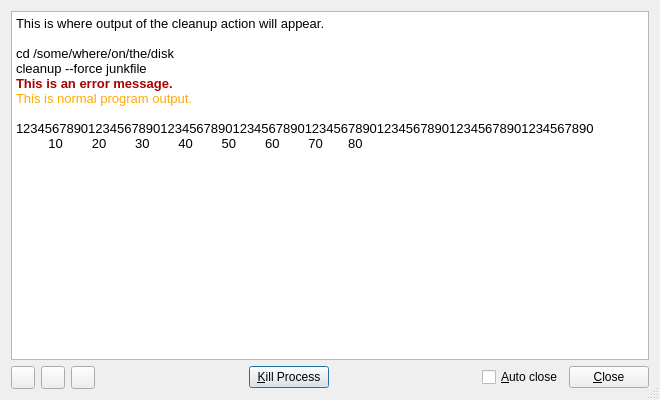
<?xml version="1.0" encoding="UTF-8"?>
<ui version="4.0">
 <class>OutputWindow</class>
 <widget class="QDialog" name="OutputWindow">
  <property name="geometry">
   <rect>
    <x>0</x>
    <y>0</y>
    <width>660</width>
    <height>400</height>
   </rect>
  </property>
  <property name="windowTitle">
   <string>Cleanup Output</string>
  </property>
  <property name="windowIcon">
   <iconset resource="icons.qrc">
    <normaloff>:/icons/terminal.png</normaloff>:/icons/terminal.png</iconset>
  </property>
  <property name="sizeGripEnabled">
   <bool>true</bool>
  </property>
  <layout class="QVBoxLayout" name="verticalLayout">
   <item>
    <widget class="QTextEdit" name="terminal">
     <property name="lineWrapMode">
      <enum>QTextEdit::NoWrap</enum>
     </property>
     <property name="html">
      <string>&lt;!DOCTYPE HTML PUBLIC &quot;-//W3C//DTD HTML 4.0//EN&quot; &quot;http://www.w3.org/TR/REC-html40/strict.dtd&quot;&gt;
&lt;html&gt;&lt;head&gt;&lt;meta name=&quot;qrichtext&quot; content=&quot;1&quot; /&gt;&lt;style type=&quot;text/css&quot;&gt;
p, li { white-space: pre-wrap; }
&lt;/style&gt;&lt;/head&gt;&lt;body style=&quot; font-family:'Sans'; font-size:10pt; font-weight:400; font-style:normal;&quot;&gt;
&lt;p style=&quot; margin-top:0px; margin-bottom:0px; margin-left:0px; margin-right:0px; -qt-block-indent:0; text-indent:0px;&quot;&gt;&lt;span style=&quot; font-family:'monospace';&quot;&gt;This is where output of the cleanup action will appear.&lt;/span&gt;&lt;/p&gt;
&lt;p style=&quot;-qt-paragraph-type:empty; margin-top:0px; margin-bottom:0px; margin-left:0px; margin-right:0px; -qt-block-indent:0; text-indent:0px; font-family:'monospace';&quot;&gt;&lt;br /&gt;&lt;/p&gt;
&lt;p style=&quot; margin-top:0px; margin-bottom:0px; margin-left:0px; margin-right:0px; -qt-block-indent:0; text-indent:0px;&quot;&gt;&lt;span style=&quot; font-family:'monospace';&quot;&gt;cd /some/where/on/the/disk&lt;/span&gt;&lt;/p&gt;
&lt;p style=&quot; margin-top:0px; margin-bottom:0px; margin-left:0px; margin-right:0px; -qt-block-indent:0; text-indent:0px;&quot;&gt;&lt;span style=&quot; font-family:'monospace';&quot;&gt;cleanup --force junkfile&lt;/span&gt;&lt;/p&gt;
&lt;p style=&quot; margin-top:0px; margin-bottom:0px; margin-left:0px; margin-right:0px; -qt-block-indent:0; text-indent:0px;&quot;&gt;&lt;span style=&quot; font-family:'monospace'; font-weight:600; color:#aa0000;&quot;&gt;This is an error message.&lt;/span&gt;&lt;/p&gt;
&lt;p style=&quot; margin-top:0px; margin-bottom:0px; margin-left:0px; margin-right:0px; -qt-block-indent:0; text-indent:0px;&quot;&gt;&lt;span style=&quot; font-family:'monospace'; color:#ffaa00;&quot;&gt;This is normal program output.&lt;/span&gt;&lt;/p&gt;
&lt;p style=&quot;-qt-paragraph-type:empty; margin-top:0px; margin-bottom:0px; margin-left:0px; margin-right:0px; -qt-block-indent:0; text-indent:0px; font-family:'monospace';&quot;&gt;&lt;br /&gt;&lt;/p&gt;
&lt;p style=&quot; margin-top:0px; margin-bottom:0px; margin-left:0px; margin-right:0px; -qt-block-indent:0; text-indent:0px;&quot;&gt;&lt;span style=&quot; font-family:'monospace';&quot;&gt;12345678901234567890123456789012345678901234567890123456789012345678901234567890&lt;/span&gt;&lt;/p&gt;
&lt;p style=&quot; margin-top:0px; margin-bottom:0px; margin-left:0px; margin-right:0px; -qt-block-indent:0; text-indent:0px;&quot;&gt;&lt;span style=&quot; font-family:'monospace';&quot;&gt;         10        20        30        40        50        60        70       80&lt;/span&gt;&lt;/p&gt;&lt;/body&gt;&lt;/html&gt;</string>
     </property>
     <property name="textInteractionFlags">
      <set>Qt::LinksAccessibleByMouse|Qt::TextSelectableByKeyboard|Qt::TextSelectableByMouse</set>
     </property>
    </widget>
   </item>
   <item>
    <layout class="QHBoxLayout" name="horizontalLayout">
     <item>
      <widget class="QToolButton" name="zoomInButton">
       <property name="icon">
        <iconset resource="icons.qrc">
         <normaloff>:/icons/magnifier-zoom-in.png</normaloff>:/icons/magnifier-zoom-in.png</iconset>
       </property>
      </widget>
     </item>
     <item>
      <widget class="QToolButton" name="zoomOutButton">
       <property name="icon">
        <iconset resource="icons.qrc">
         <normaloff>:/icons/magnifier-zoom-out.png</normaloff>:/icons/magnifier-zoom-out.png</iconset>
       </property>
      </widget>
     </item>
     <item>
      <widget class="QToolButton" name="resetZoomButton">
       <property name="icon">
        <iconset resource="icons.qrc">
         <normaloff>:/icons/magnifier-zoom-actual-equal.png</normaloff>:/icons/magnifier-zoom-actual-equal.png</iconset>
       </property>
      </widget>
     </item>
     <item>
      <spacer name="horizontalSpacer">
       <property name="orientation">
        <enum>Qt::Horizontal</enum>
       </property>
       <property name="sizeHint" stdset="0">
        <size>
         <width>0</width>
         <height>0</height>
        </size>
       </property>
      </spacer>
     </item>
     <item>
      <widget class="QPushButton" name="killButton">
       <property name="text">
        <string>&amp;Kill Process</string>
       </property>
      </widget>
     </item>
     <item>
      <spacer name="horizontalSpacer_2">
       <property name="orientation">
        <enum>Qt::Horizontal</enum>
       </property>
       <property name="sizeHint" stdset="0">
        <size>
         <width>0</width>
         <height>0</height>
        </size>
       </property>
      </spacer>
     </item>
     <item>
      <widget class="QCheckBox" name="autoCloseCheckBox">
       <property name="toolTip">
        <string>Automatically close this window when the Cleanup process completes</string>
       </property>
       <property name="text">
        <string>&amp;Auto close</string>
       </property>
      </widget>
     </item>
     <item>
      <widget class="QPushButton" name="closeButton">
       <property name="text">
        <string>&amp;Close</string>
       </property>
      </widget>
     </item>
    </layout>
   </item>
  </layout>
  <action name="actionZoomIn">
   <property name="icon">
    <iconset>
     <normaloff>:/icons/zoom-in.png</normaloff>:/icons/zoom-in.png</iconset>
   </property>
   <property name="text">
    <string>Zoom In</string>
   </property>
   <property name="toolTip">
    <string>Make the font of the output window larger.</string>
   </property>
   <property name="shortcut">
    <string>Ctrl++</string>
   </property>
  </action>
  <action name="actionZoomOut">
   <property name="icon">
    <iconset>
     <normaloff>:/icons/zoom-out.png</normaloff>:/icons/zoom-out.png</iconset>
   </property>
   <property name="text">
    <string>Zoom Out</string>
   </property>
   <property name="toolTip">
    <string>Make the font of the output window smaller.</string>
   </property>
   <property name="shortcut">
    <string>Ctrl+-</string>
   </property>
  </action>
  <action name="actionResetZoom">
   <property name="icon">
    <iconset>
     <normaloff>:/icons/zoom-best-fit.png</normaloff>:/icons/zoom-best-fit.png</iconset>
   </property>
   <property name="text">
    <string>Reset Zoom</string>
   </property>
   <property name="toolTip">
    <string>Use standard font size for the output window.</string>
   </property>
   <property name="shortcut">
    <string>Ctrl+0</string>
   </property>
  </action>
  <action name="actionKillProcess">
   <property name="icon">
    <iconset resource="icons.qrc">
     <normaloff>:/icons/stop.png</normaloff>:/icons/stop.png</iconset>
   </property>
   <property name="text">
    <string>Kill Process</string>
   </property>
   <property name="toolTip">
    <string>Forcefully kill the cleanup process.</string>
   </property>
  </action>
 </widget>
 <tabstops>
  <tabstop>terminal</tabstop>
  <tabstop>killButton</tabstop>
  <tabstop>autoCloseCheckBox</tabstop>
  <tabstop>zoomInButton</tabstop>
  <tabstop>zoomOutButton</tabstop>
  <tabstop>resetZoomButton</tabstop>
  <tabstop>closeButton</tabstop>
 </tabstops>
 <resources>
  <include location="icons.qrc"/>
 </resources>
 <connections>
  <connection>
   <sender>killButton</sender>
   <signal>clicked()</signal>
   <receiver>actionKillProcess</receiver>
   <slot>trigger()</slot>
   <hints>
    <hint type="sourcelabel">
     <x>271</x>
     <y>376</y>
    </hint>
    <hint type="destinationlabel">
     <x>-1</x>
     <y>-1</y>
    </hint>
   </hints>
  </connection>
  <connection>
   <sender>zoomInButton</sender>
   <signal>clicked()</signal>
   <receiver>actionZoomIn</receiver>
   <slot>trigger()</slot>
   <hints>
    <hint type="sourcelabel">
     <x>21</x>
     <y>376</y>
    </hint>
    <hint type="destinationlabel">
     <x>-1</x>
     <y>-1</y>
    </hint>
   </hints>
  </connection>
  <connection>
   <sender>zoomOutButton</sender>
   <signal>clicked()</signal>
   <receiver>actionZoomOut</receiver>
   <slot>trigger()</slot>
   <hints>
    <hint type="sourcelabel">
     <x>51</x>
     <y>376</y>
    </hint>
    <hint type="destinationlabel">
     <x>-1</x>
     <y>-1</y>
    </hint>
   </hints>
  </connection>
  <connection>
   <sender>resetZoomButton</sender>
   <signal>clicked()</signal>
   <receiver>actionResetZoom</receiver>
   <slot>trigger()</slot>
   <hints>
    <hint type="sourcelabel">
     <x>81</x>
     <y>376</y>
    </hint>
    <hint type="destinationlabel">
     <x>-1</x>
     <y>-1</y>
    </hint>
   </hints>
  </connection>
  <connection>
   <sender>closeButton</sender>
   <signal>clicked()</signal>
   <receiver>OutputWindow</receiver>
   <slot>close()</slot>
   <hints>
    <hint type="sourcelabel">
     <x>609</x>
     <y>377</y>
    </hint>
    <hint type="destinationlabel">
     <x>329</x>
     <y>199</y>
    </hint>
   </hints>
  </connection>
 </connections>
</ui>
